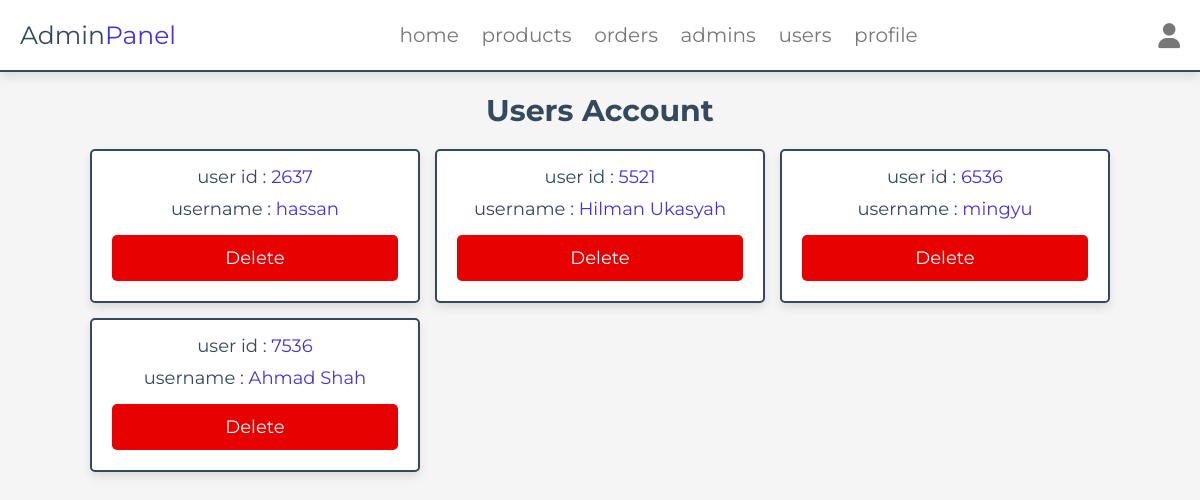
The page /users_accounts.php (signed in) on the database its author committed.
### tables this page shows
CREATE TABLE `users` (
  `id` int(100) NOT NULL,
  `name` varchar(100) NOT NULL,
  `email` varchar(50) NOT NULL,
  `number` varchar(20) NOT NULL,
  `password` varchar(10) NOT NULL
);

### users_accounts.php (the view, shortened to what this page needs)
<?php
include '../components/connect.php';
?>
<!DOCTYPE html>
<html lang="en">
<head>
   <link rel="stylesheet" href="https://cdnjs.cloudflare.com/ajax/libs/font-awesome/6.1.1/css/all.min.css">
   <link rel="stylesheet" href="../css/admin_style.css">
</head>
<body>
<?php include '../components/admin_header.php' ?>
<section class="accounts">
   <h1 class="heading">users account</h1>
   <div class="box-container">
   <?php
      $select_account = $conn->prepare("SELECT * FROM `users`");
      $select_account->execute();
      if($select_account->rowCount() > 0){
         while($fetch_accounts = $select_account->fetch(PDO::FETCH_ASSOC)){
   ?>
   <div class="box">
      <p> user id : <span><?= $fetch_accounts['id']; ?></span> </p>
      <p> username : <span><?= $fetch_accounts['name']; ?></span> </p>
      <a href="users_accounts.php?delete=<?= $fetch_accounts['id']; ?>" class="delete-btn" onclick="return confirm('delete this account?');">delete</a>
   </div>
   <?php
      }
   }else{
      echo '<p class="empty">no accounts available</p>';
   }
   ?>
   </div>
</section>
</body>
</html>

### admin_style.css (style rules this page uses)
:root { --main-color:#4834d4; --red:#e74c3c; --orange:#f39c12; --black:#34495e; --white:#fff; --light-bg:#f5f5f5; --light-color:#999; --border:.2rem solid var(--black); --box-shadow:0 .5rem 1rem rgba(0,0,0,.1); --navy: #1C2135; --blue:#5A6794; --light: #8794C0; --white:#fff; --gray:#292B25; --dark-black:#000000; --light-color:#777; --light-gray: #DCDCDC; --dull:#E7E9EE; --nude:#D8CD80; --red:#e70000; }
* { font-family: 'Montserrat', sans-serif; margin:0; padding:0; box-sizing: border-box; text-decoration: none; outline: none; border:none; }
html { font-size: 62.5%; overflow-x: hidden; }
body { background-color: var(--light-bg); }
section { max-width: 1200px; margin:0 auto; padding:2rem; }
.btn, .delete-btn, .option-btn { display: block; margin-top: 1rem; border-radius: .5rem; cursor: pointer; width: 100%; font-size: 1.8rem; color:var(--white); padding:1.2rem 3rem; text-transform: capitalize; text-align: center; }
.delete-btn { background-color: var(--red); }
.heading { text-align: center; margin-bottom: 2rem; text-transform: capitalize; color:var(--black); font-size: 3rem; }
.accounts .box-container { display: grid; grid-template-columns: repeat(auto-fit, 33rem); gap:1.5rem; justify-content: center; align-items: flex-start; }
.accounts .box-container .box { background-color: var(--white); border-radius: .5rem; box-shadow: var(--box-shadow); border:var(--border); padding:2rem; padding-top: 1rem; text-align: center; }
.accounts .box-container .box p { padding: .5rem 0; font-size: 1.8rem; color:var(--black); }
.accounts .box-container .box p span { color:var(--main-color); }

### rows shown on the page
users: id "2637", name "hassan"
users: id "5521", name "Hilman Ukasyah"
users: id "6536", name "mingyu"
users: id "7536", name "Ahmad Shah"
